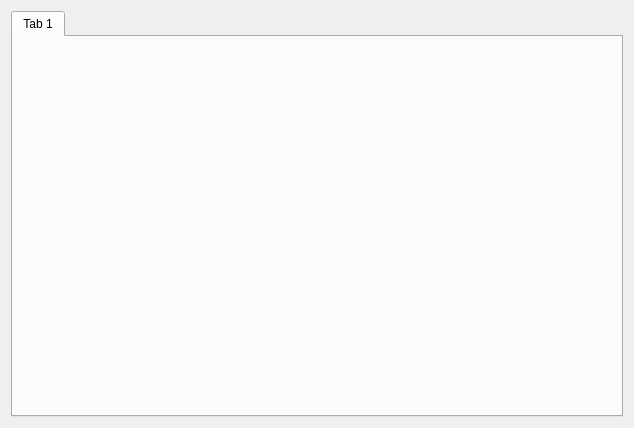
<?xml version="1.0" encoding="UTF-8"?>
<ui version="4.0">
 <class>Form</class>
 <widget class="QWidget" name="Form">
  <property name="geometry">
   <rect>
    <x>0</x>
    <y>0</y>
    <width>634</width>
    <height>428</height>
   </rect>
  </property>
  <property name="windowTitle">
   <string>Form</string>
  </property>
  <layout class="QHBoxLayout" name="horizontalLayout">
   <item>
    <widget class="QTabWidget" name="tabWidget">
     <property name="currentIndex">
      <number>0</number>
     </property>
     <widget class="QWidget" name="tab">
      <attribute name="title">
       <string>Tab 1</string>
      </attribute>
     </widget>
    </widget>
   </item>
  </layout>
 </widget>
 <resources/>
 <connections/>
</ui>
